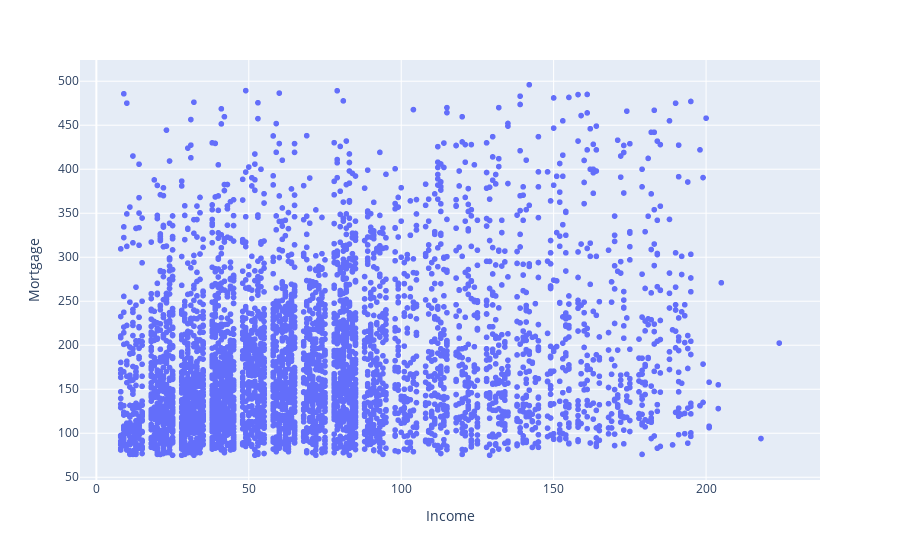

Here is the notebook cell this chart was saved with:
### Code cell
fig2 = px.scatter(df, x = 'Income', y = 'Mortgage')
fig2.show()

### Figure 1 — Plotly figure (JSON) as saved in the notebook; plotly's stock layout.template omitted (floating-point values rounded to 4 significant figures; data arrays with more than 128 entries replaced by an {"elided": "..."} marker saying what was removed)
{"data": [{"hovertemplate": "Income=%{x}<br>Mortgage=%{y}<extra></extra>", "legendgroup": "", "marker": {"color": "#636efa", "symbol": "circle"}, "mode": "markers", "name": "", "showlegend": false, "type": "scattergl", "x": {"elided": "4926 int values"}, "xaxis": "x", "y": {"elided": "4926 float values"}, "yaxis": "y"}], "layout": {"legend": {"tracegroupgap": 0}, "margin": {"t": 60}, "xaxis": {"anchor": "y", "domain": [0, 1], "title": {"text": "Income"}}, "yaxis": {"anchor": "x", "domain": [0, 1], "title": {"text": "Mortgage"}}}}
